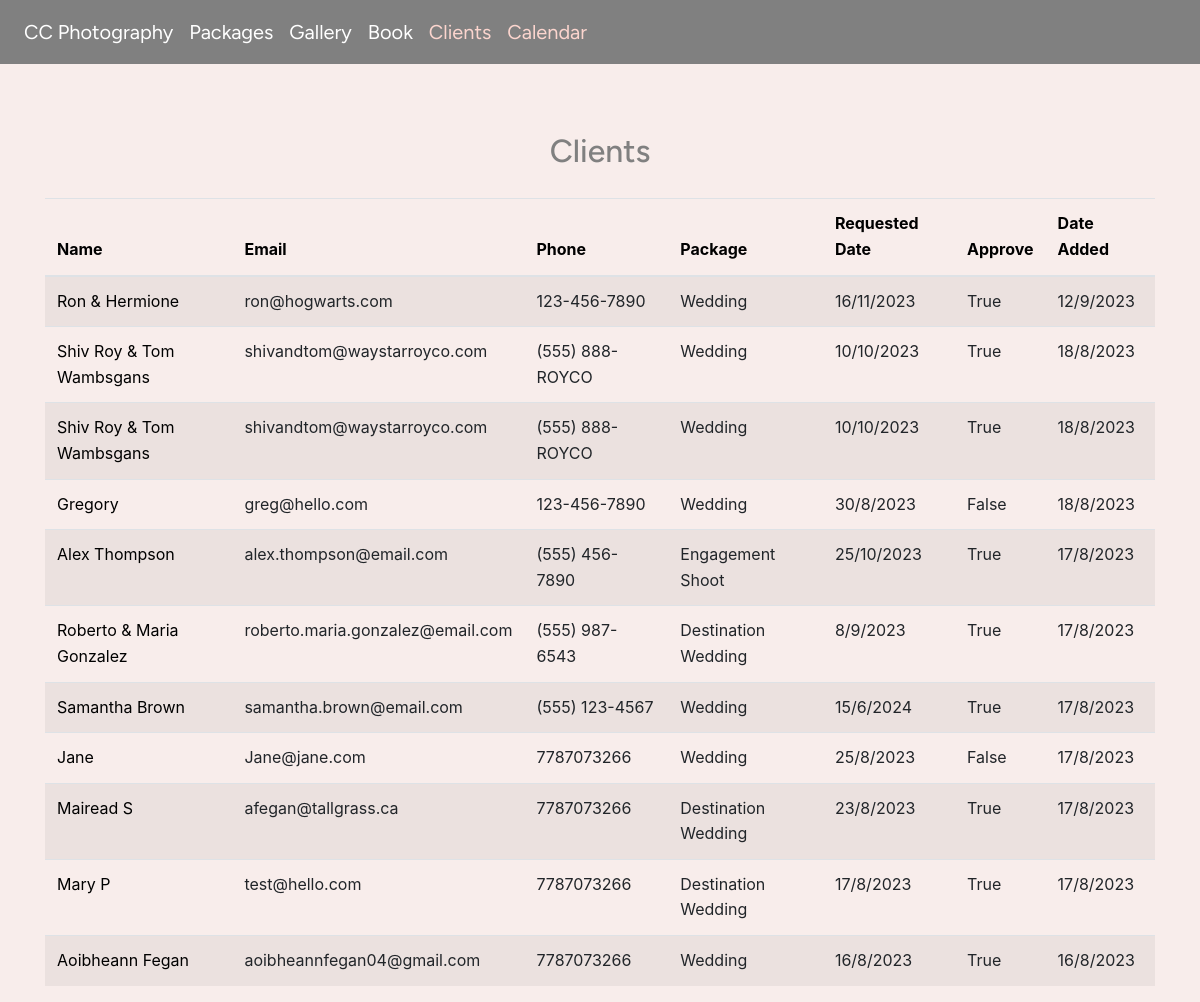
Page /clients (signed in) on the earlier database version.
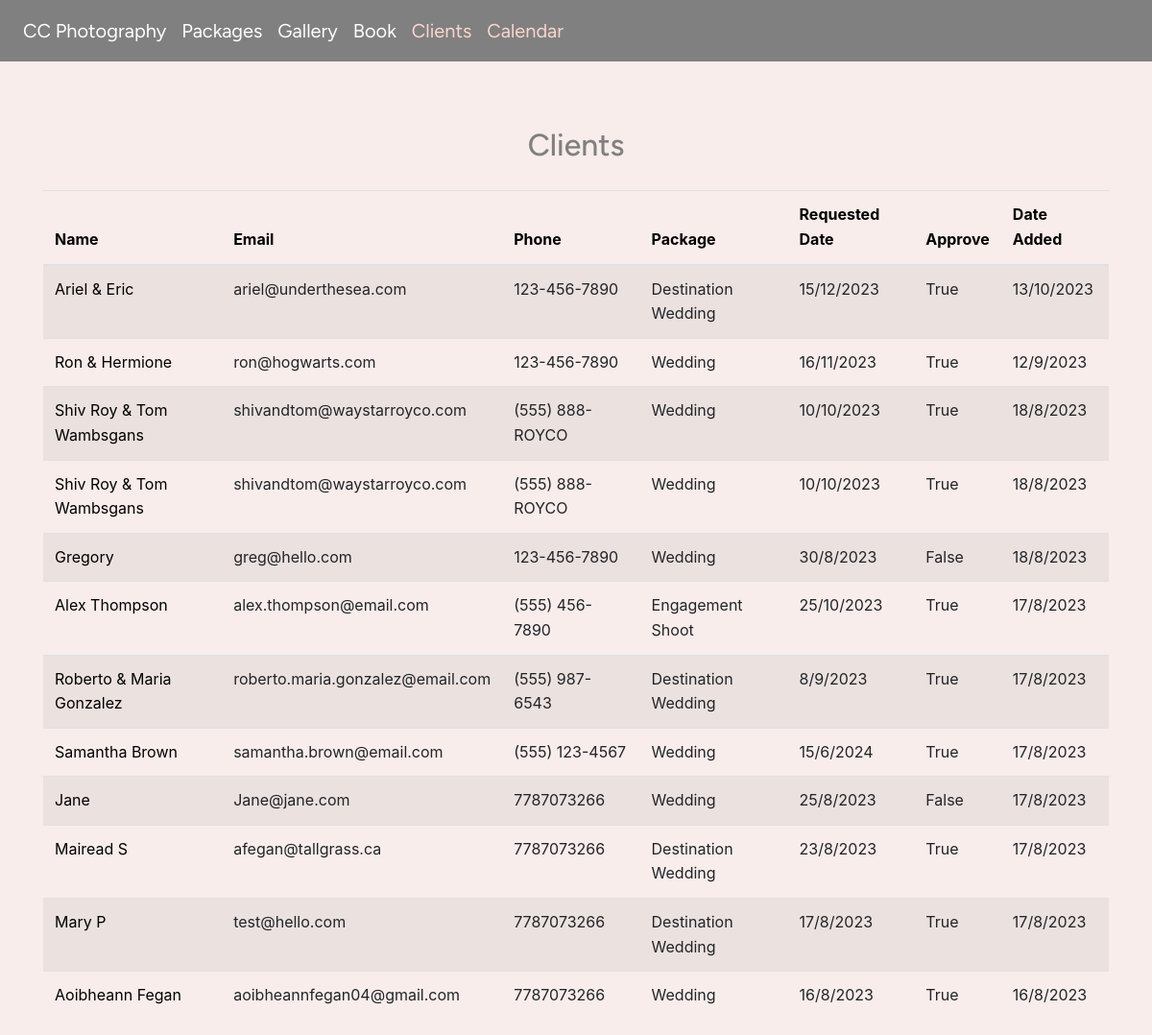
Same page on the later database version.
### wedding/models.py (models this page shows, shortened)
class Client(models.Model):
    PACKAGE_OPTIONS = [
        ('Wedding', 'Wedding'),
        ('Engagement Shoot', 'Engagement Shoot'),
        ('Destination Wedding', 'Destination Wedding')
    ]
    name = models.CharField(max_length=64)
    email = models.EmailField()
    phone = models.CharField(max_length=15)
    package = models.CharField(max_length=64, choices=PACKAGE_OPTIONS, default='Wedding')
    description = models.TextField(null=True, blank=True)
    date_added = models.DateTimeField(auto_now_add=True)
    date_requested = models.DateTimeField(auto_now_add=False)
    approved = models.BooleanField(default=False)
    completed = models.BooleanField(default=False)

### wedding/views.py (the view)
# urls.py: path("clients", views.clients, name="clients"),
def clients(request):
    user = request.user
    if not user.is_authenticated:
        return redirect('index')
    sort_by = request.GET.get('sort', '-date_added')
    if sort_by not in ['name', 'email', 'phone', 'package', 'date_requested', 'approved', 'date_added']:
        sort_by = '-date_added'
    clients = Client.objects.all().order_by(sort_by)
    return render(request, "wedding/clients.html", {
        "user": user,
        "clients": clients,
    })

### wedding/templates/wedding/clients.html
{% extends "wedding/layout.html" %}
{% load static %}
{% block body %}
    {% if user.is_authenticated %}
        <div class="container mt-5">
            <h2>Clients</h2>
            <table class="table table-striped">
                <thead>
                    <tr>
                        <th><a class="table-header" style="text-decoration: none;" href="?sort=name">Name</a></th>
                        <th><a class="table-header" style="text-decoration: none;" href="?sort=email">Email</a></th>
                        <th><a class="table-header" style="text-decoration: none;" href="?sort=phone">Phone</a></th>
                        <th><a class="table-header" style="text-decoration: none;" href="?sort=package">Package</a></th>
                        <th><a class="table-header" style="text-decoration: none;" href="?sort=date_requested">Requested Date</a></th>
                        <th><a class="table-header" style="text-decoration: none;" href="?sort=approved">Approve</a></th>
                        <th><a class="table-header" style="text-decoration: none;" href="?sort=date_added">Date Added</a></th>
                    </tr>
                </thead>
                <tbody>
                    {% for client in clients %}
                        <tr>
                            <td><a style="text-decoration: none;" class="client-link" href="{% url 'client' client.id %}">{{ client.name }}</a></td>
                            <td>{{ client.email }}</td>
                            <td>{{ client.phone }}</td>
                            <td>{{ client.package }}</td>
                            <td>{{ client.date_requested| date:"j/n/Y" }}</td>
                            <td>{{ client.approved }}</td>
                            <td>{{ client.date_added| date:"j/n/Y" }}</td>
                        </tr>
                    {% endfor %}
                </tbody>
            </table>
        </div>
    {% else %}
        <div>
            You are not authenticated
        </div>
    {% endif %}
{% endblock %}

### wedding/templates/wedding/layout.html (shortened to what this page needs)
{% load static %}
{% load widget_tweaks %}
<!DOCTYPE html>
<html lang="en">
    <head>
        <link rel="stylesheet" href="https://stackpath.bootstrapcdn.com/bootstrap/4.4.1/css/bootstrap.min.css">
        <link href="{% static 'wedding/styles.css' %}" rel="stylesheet">
        <link rel="stylesheet" href="https://code.jquery.com/ui/1.12.1/themes/base/jquery-ui.css">
    </head>
    <body>
        <nav class="navbar navbar-expand-lg navbar-light" style="background-color: gray;">
            <div>
                <ul class="navbar-nav mr-auto">
                    <li class="nav-item">
                        <a style="font-family: Figtree,Brush Script MT, cursive; font-size: 20px; color: white;" class="nav-link" href="{% url 'index' %}">CC Photography</a>
                    </li>
                    <li class="nav-item">
                        <a style="font-family: Figtree,Brush Script MT, cursive; font-size: 20px; color: white;" class="nav-link" href="{% url 'packages' %}">Packages</a>
                    </li>
                    <li class="nav-item">
                        <a style="font-family: Figtree,Brush Script MT, cursive; font-size: 20px; color: white;" class="nav-link" href="{% url 'gallery' %}">Gallery</a>
                    </li>
                    <li class="nav-item">
                        <a style="font-family: Figtree,Brush Script MT, cursive; font-size: 20px; color: white;" class="nav-link" href="{% url 'appointment' %}">Book</a>
                    </li>
                    {% if user.is_authenticated %}
                        <li class="nav-item">
                            <a style="font-family: Figtree,Brush Script MT, cursive; font-size: 20px; color: #FCD5CE;" class="nav-link" href="{% url 'clients' %}">Clients</a>
                        </li>
                        <li class="nav-item">
                            <a style="font-family: Figtree,Brush Script MT, cursive; font-size: 20px; color: #FCD5CE;" class="nav-link" href="{% url 'calendar' %}">Calendar</a>
                        </li>
                    {% endif %}
                </ul>
            </div>
          </nav>
          <div class="body">
            {% block body %}{% endblock %}
          </div>
    </body>
</html>

### wedding/static/wedding/styles.css (style rules this page uses)
:root { --text: grey; --headers: grey; --background: #F8EDEB; --button: #FCD5CE; --content-background: #FCD5CE; --nav: grey; --form: #D8E2DC; }
body { line-height: 1.6; background-color: var(--background); color: #333333; }
.navbar { position: -webkit-sticky; position: sticky; top: 0; z-index: 1000; }
.nav-item { color: grey; font-family: "Figtree",'Brush Script MT', cursive; }
h2 { padding: 20px; text-align: center; color: var(--headers); font-weight: 500; font-family: "Figtree",'Brush Script MT', cursive; }
.table-header, .client-link { text-decoration: none; color: black; }

Differences in the rows shown:
added Client: name "Ariel & Eric", email "ariel@underthesea.com", phone "123-456-7890", package "Destination Wedding", date_requested "15/12/2023", approved "True", date_added "13/10/2023"
